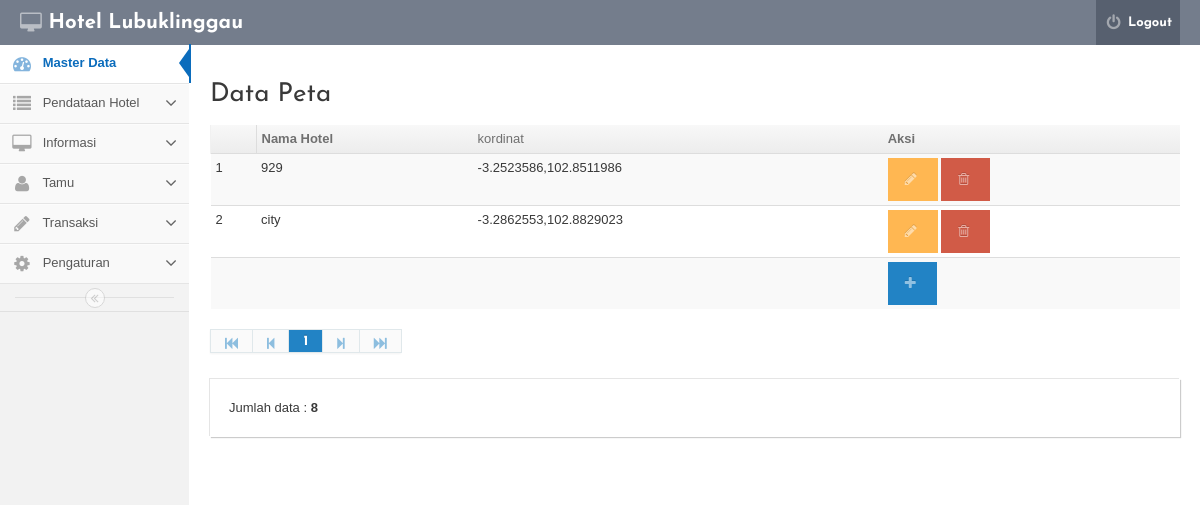
The page /admin/index.php?mod=map&pg=map_view (signed in) on the database its author committed.
### tables this page shows
CREATE TABLE IF NOT EXISTS `map` (
  `id_map` int(11) NOT NULL AUTO_INCREMENT,
  `id_hotel` int(11) NOT NULL,
  `kordinat` varchar(100) NOT NULL,
  PRIMARY KEY (`id_map`)
);

CREATE TABLE IF NOT EXISTS `hotel` (
  `id_hotel` int(11) NOT NULL AUTO_INCREMENT,
  `nama_hotel` varchar(25) NOT NULL,
  `alamat` varchar(100) NOT NULL,
  `nama_pimpinan` varchar(20) NOT NULL,
  `no_telpon` int(11) NOT NULL,
  `foto1` varchar(255) NOT NULL,
  `foto2` varchar(255) NOT NULL,
  `foto3` varchar(255) NOT NULL,
  `foto4` varchar(255) NOT NULL,
  PRIMARY KEY (`id_hotel`)
);

### admin/map/map_view.php (the view, shortened to what this page needs)
<div>
	<h2 id="headings"> Data Peta</h2>
	<table class="table table-striped table-condensed">
		<thead>
			<th>
				<td>
					<b>Nama Hotel</b>
				</td>
				<td>
					kordinat
				</td>
				<td style='min-width: 100px'>
					<b>Aksi</b>
				</td>
			</th>
		</thead>
		<tbody>
			<?php
$batas = '10';
$halaman = $_GET['halaman'];
$posisi = null;
if (empty($halaman)) {
	$posisi = 0;
}
else {
	$posisi = ($halaman - 1) * $batas;
}
$query=null;
$id_hotel=$_SESSION[id_hotel];
if ($_SESSION['status'] == 0) {
	$query = "SELECT map.*, hotel.nama_hotel
			from map,hotel
			where map.id_hotel=hotel.id_hotel order by nama_hotel
			limit $posisi,$batas ";
}else{
	$query = "SELECT map.*, hotel.nama_hotel
			from map,hotel
			where map.id_hotel=hotel.id_hotel and hotel.id_hotel=$id_hotel order by nama_hotel
			limit $posisi,$batas ";
}
$result=mysql_query($query) or die(mysql_error());
$no=1;
while($rows=mysql_fetch_object($result)){
			?>
				<tr>
					<td>
						<?php echo $posisi+$no
				?>
					</td>
					<td>
						<?php echo $rows ->nama_hotel; ?>
					</td>
					<td>
						<?php echo $rows ->kordinat; ?>
					</td>
					<td>
						<a href="index.php?mod=map&pg=map_form&id=<?php echo $rows ->id_map; ?>" class='btn btn-warning'>
							<i class="icon-pencil"></i>
						</a>
						<a href="index.php?mod=map&pg=map_view&act=del&id=<?php echo $rows->id_map; ?>" onclick="return confirm('Yakin data akan dihapus?') "
						    ; class='btn btn-danger'>
							<i class="icon-trash"></i>
						</a>
					</td>
				</tr>
				<?php $no++;
				}
			?>
				<tr>
					<td colspan='3'></td>
					<td>
						<a href="index.php?mod=map&pg=map_form" class='btn btn-primary'>
							<i class="icon-plus"></i>
						</a>
					</td>
				</tr>
		</tbody>
	</table>
	<?php
	$tampil2 = mysql_query("SELECT id_kamar from kamar");
	$jmldata = mysql_num_rows($tampil2);
?>
	<div class='pagination'>
		<ul>
		</ul>
	</div>
	<div class='well'>Jumlah data :
		<strong>
			<?php echo $jmldata; ?> </strong>
	</div>
</div>

### rows shown on the page
map: no "1", id_hotel.nama_hotel "929", kordinat "-3.2523586,102.8511986"
map: no "2", id_hotel.nama_hotel "city", kordinat "-3.2862553,102.8829023"

### other values the page prints
$halaman "1"
$jmldata "8"
